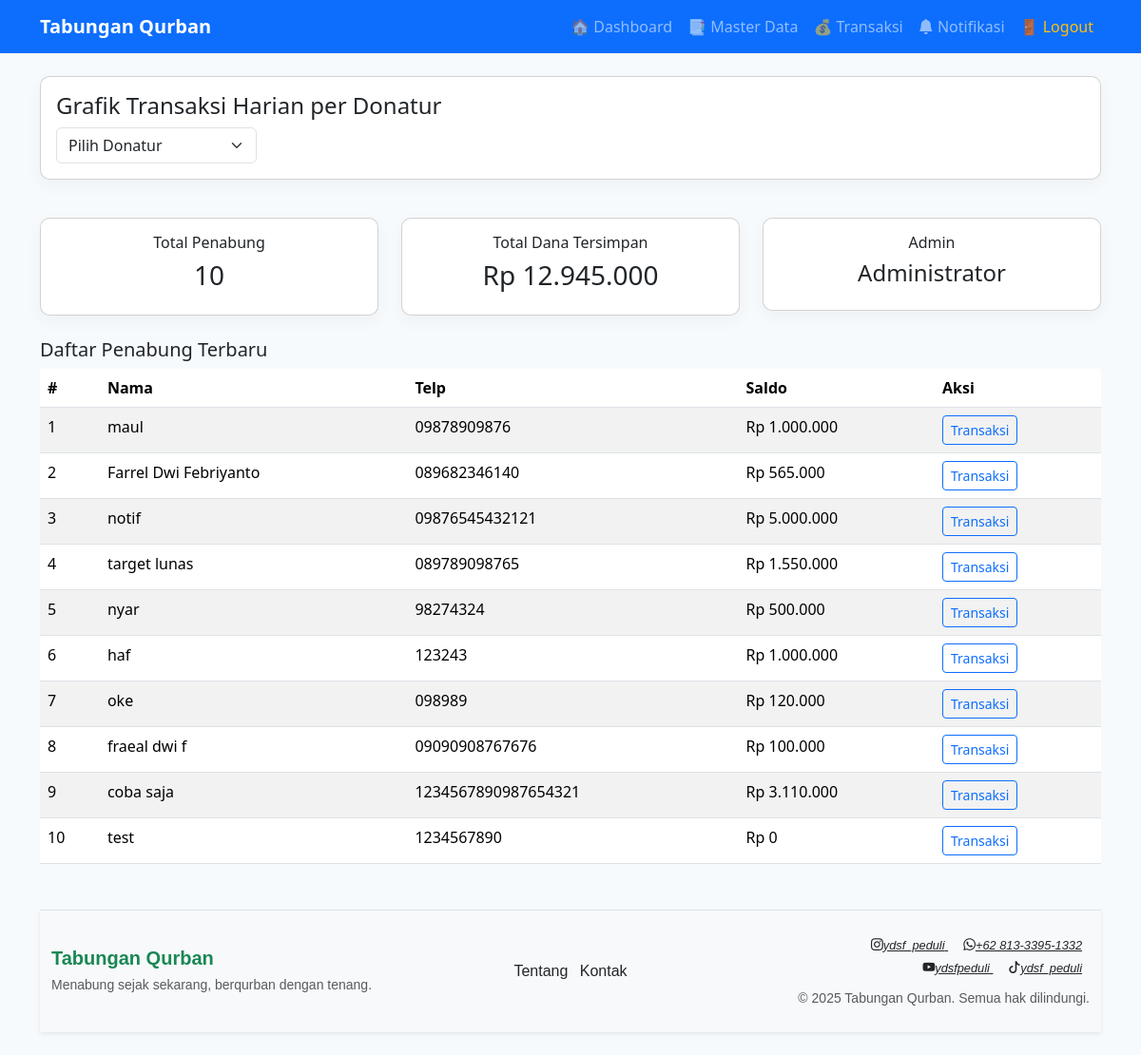
Screenshot of /pages/dashboard.php (signed in) with the database file from the repository.
### tables this page shows
CREATE TABLE `savers` (
  `id` int(11) NOT NULL,
  `nama` varchar(200) NOT NULL,
  `username` varchar(50) DEFAULT NULL,
  `password` varchar(255) DEFAULT NULL,
  `animal_id` int(11) DEFAULT NULL,
  `nik` varchar(50) DEFAULT NULL,
  `alamat` text DEFAULT NULL,
  `telp` varchar(50) DEFAULT NULL,
  `target_qurban` decimal(12,2) DEFAULT 0.00,
  `created_at` timestamp NOT NULL DEFAULT current_timestamp(),
  `target_nominal` int(11) DEFAULT 0,
  `tanggal_lunas` date DEFAULT NULL
);

### inc/functions.php (called while the page is built, shortened)
<?php
require_once __DIR__ . '/db.php';
function get_all_savers() {
    global $pdo;
    $stmt = $pdo->query("SELECT * FROM savers ORDER BY created_at DESC");
    return $stmt->fetchAll();
}
function get_balance($saver_id) {
    global $pdo;
    $stmt = $pdo->prepare("
        SELECT
          (SELECT IFNULL(SUM(amount),0) FROM transactions WHERE saver_id = ? AND jenis='setor') -
          (SELECT IFNULL(SUM(amount),0) FROM transactions WHERE saver_id = ? AND jenis='tarik') AS balance
    ");
    $stmt->execute([$saver_id, $saver_id]);
    $row = $stmt->fetch();
    return $row ? $row['balance'] : 0;
}

### pages/dashboard.php (the view, shortened to what this page needs)
<?php
require_once __DIR__ . '/../inc/functions.php';
include __DIR__ . '/../inc/header.php';
$savers = get_all_savers();
$total_savers  = count($savers);
$total_balance = 0;
foreach ($savers as $s) {
    $total_balance += get_balance($s['id']);
}
?>
<div class="row">
  <div class="col-md-12">
    <div class="card p-3 mb-3">
      <h4>Grafik Transaksi Harian per Donatur</h4>
      <form method="get" class="row g-2">
        <div class="col-auto">
          <select name="saver_id" class="form-select" onchange="this.form.submit()">
            <option value=""> Pilih Donatur </option>
          </select>
        </div>
      </form>
    </div>
  </div>
</div>
<div class="row text-center my-4">
  <div class="col-md-4">
    <div class="card p-3">
      <h6>Total Penabung</h6>
      <h3><?= $total_savers ?></h3>
    </div>
  </div>
  <div class="col-md-4">
    <div class="card p-3">
      <h6>Total Dana Tersimpan</h6>
      <h3>Rp <?= number_format($total_balance,0,',','.') ?></h3>
    </div>
  </div>
  <div class="col-md-4">
    <div class="card p-3">
      <h6>Admin</h6>
      <h4><?= htmlspecialchars($_SESSION['admin_name'] ?? 'Admin') ?></h4>
    </div>
  </div>
</div>
<div class="mt-4">
  <h5>Daftar Penabung Terbaru</h5>
  <table class="table table-striped">
    <thead><tr><th>#</th><th>Nama</th><th>Telp</th><th>Saldo</th><th>Aksi</th></tr></thead>
    <tbody>
      <?php foreach ($savers as $i => $s): ?>
        <tr>
          <td><?= $i+1 ?></td>
          <td><?= htmlspecialchars($s['nama']) ?></td>
          <td><?= htmlspecialchars($s['telp']) ?></td>
          <td>Rp <?= number_format(get_balance($s['id']),0,',','.') ?></td>
          <td>
            <a href="/tabungan_qurban/pages/transactions.php?saver_id=<?= $s['id'] ?>" class="btn btn-sm btn-outline-primary">Transaksi</a>
          </td>
        </tr>
      <?php endforeach; ?>
    </tbody>
  </table>
</div>
<?php include __DIR__ . '/../inc/footer.php'; ?>

### assets/css/style.css (style rules this page uses)
body { background: #f7fafc; font-family: system-ui, -apple-system, "Segoe UI", Roboto, "Helvetica Neue", Arial; }
.card { border-radius: 10px; box-shadow: 0 6px 18px rgba(0,0,0,0.04); }

### rows the page displays
savers: nama "maul", telp "09878909876", id "1.000.000"
savers: nama "Farrel Dwi Febriyanto", telp "089682346140", id "565.000"
savers: nama "notif", telp "09876545432121", id "5.000.000"
savers: nama "target lunas", telp "089789098765", id "1.550.000"
savers: nama "nyar", telp "98274324", id "500.000"
savers: nama "haf", telp "123243", id "1.000.000"
savers: nama "oke", telp "098989", id "120.000"
savers: nama "fraeal dwi f", telp "09090908767676", id "100.000"
savers: nama "coba saja", telp "1234567890987654321", id "3.110.000"
savers: nama "test", telp "1234567890", id "0"

### other values shown
$total_savers "10"
$total_balance "12.945.000"
$_SESSION['admin_name'] "Administrator"
